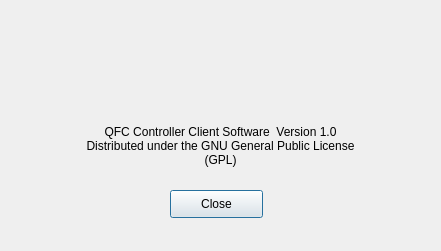
<?xml version="1.0" encoding="UTF-8"?>
<ui version="4.0">
 <class>AboutDialog</class>
 <widget class="QDialog" name="AboutDialog">
  <property name="geometry">
   <rect>
    <x>0</x>
    <y>0</y>
    <width>441</width>
    <height>251</height>
   </rect>
  </property>
  <property name="windowTitle">
   <string>About QFC</string>
  </property>
  <widget class="QPushButton" name="pushButton">
   <property name="geometry">
    <rect>
     <x>170</x>
     <y>190</y>
     <width>93</width>
     <height>28</height>
    </rect>
   </property>
   <property name="text">
    <string>Close</string>
   </property>
  </widget>
  <widget class="QLabel" name="label">
   <property name="geometry">
    <rect>
     <x>80</x>
     <y>110</y>
     <width>281</width>
     <height>71</height>
    </rect>
   </property>
   <property name="text">
    <string>QFC Controller Client Software  Version 1.0  Distributed under the GNU General Public License (GPL)</string>
   </property>
   <property name="alignment">
    <set>Qt::AlignCenter</set>
   </property>
   <property name="wordWrap">
    <bool>true</bool>
   </property>
  </widget>
  <widget class="QLabel" name="label_2">
   <property name="geometry">
    <rect>
     <x>160</x>
     <y>20</y>
     <width>131</width>
     <height>121</height>
    </rect>
   </property>
   <property name="text">
    <string/>
   </property>
   <property name="pixmap">
    <pixmap resource="resources.qrc">:/images/plane_256.bmp</pixmap>
   </property>
   <property name="scaledContents">
    <bool>true</bool>
   </property>
  </widget>
  <zorder>label_2</zorder>
  <zorder>pushButton</zorder>
  <zorder>label</zorder>
 </widget>
 <resources>
  <include location="resources.qrc"/>
 </resources>
 <connections>
  <connection>
   <sender>pushButton</sender>
   <signal>clicked()</signal>
   <receiver>AboutDialog</receiver>
   <slot>accept()</slot>
   <hints>
    <hint type="sourcelabel">
     <x>187</x>
     <y>234</y>
    </hint>
    <hint type="destinationlabel">
     <x>277</x>
     <y>141</y>
    </hint>
   </hints>
  </connection>
 </connections>
</ui>
